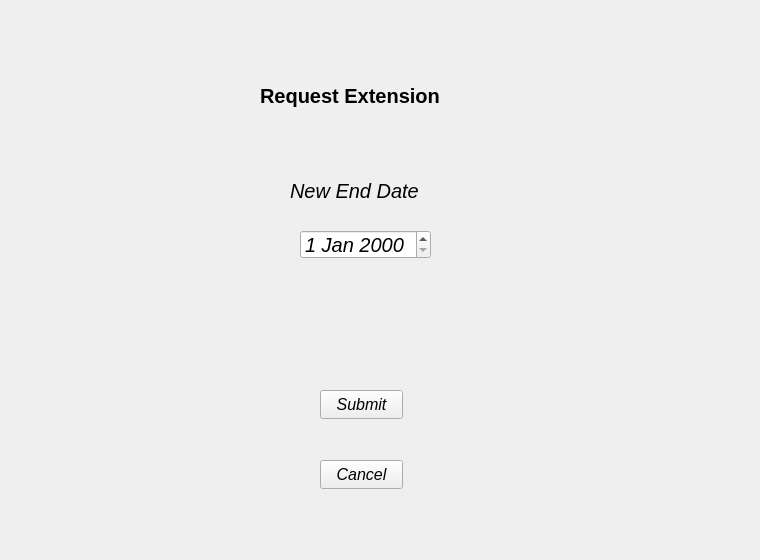
<?xml version="1.0" encoding="UTF-8"?>
<ui version="4.0">
 <class>extensionView</class>
 <widget class="QWidget" name="extensionView">
  <property name="geometry">
   <rect>
    <x>0</x>
    <y>0</y>
    <width>760</width>
    <height>560</height>
   </rect>
  </property>
  <property name="windowTitle">
   <string>Form</string>
  </property>
  <widget class="QLabel" name="infoLabel">
   <property name="geometry">
    <rect>
     <x>260</x>
     <y>70</y>
     <width>271</width>
     <height>51</height>
    </rect>
   </property>
   <property name="font">
    <font>
     <pointsize>15</pointsize>
     <bold>true</bold>
    </font>
   </property>
   <property name="text">
    <string>Request Extension</string>
   </property>
  </widget>
  <widget class="QDateEdit" name="newEndDateEdit">
   <property name="geometry">
    <rect>
     <x>300</x>
     <y>230</y>
     <width>131</width>
     <height>29</height>
    </rect>
   </property>
   <property name="font">
    <font>
     <pointsize>15</pointsize>
     <italic>true</italic>
    </font>
   </property>
  </widget>
  <widget class="QPushButton" name="submitPushButton">
   <property name="geometry">
    <rect>
     <x>320</x>
     <y>390</y>
     <width>83</width>
     <height>29</height>
    </rect>
   </property>
   <property name="font">
    <font>
     <pointsize>12</pointsize>
     <italic>true</italic>
    </font>
   </property>
   <property name="text">
    <string>Submit</string>
   </property>
  </widget>
  <widget class="QPushButton" name="cancelPushButton">
   <property name="geometry">
    <rect>
     <x>320</x>
     <y>460</y>
     <width>83</width>
     <height>29</height>
    </rect>
   </property>
   <property name="font">
    <font>
     <pointsize>12</pointsize>
     <italic>true</italic>
    </font>
   </property>
   <property name="text">
    <string>Cancel</string>
   </property>
  </widget>
  <widget class="QLabel" name="label">
   <property name="geometry">
    <rect>
     <x>290</x>
     <y>170</y>
     <width>161</width>
     <height>41</height>
    </rect>
   </property>
   <property name="font">
    <font>
     <pointsize>15</pointsize>
     <italic>true</italic>
     <bold>false</bold>
    </font>
   </property>
   <property name="text">
    <string>New End Date</string>
   </property>
  </widget>
 </widget>
 <resources/>
 <connections/>
</ui>
